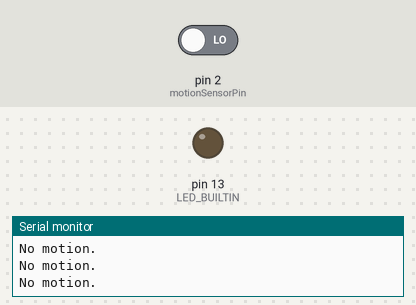
A sketch run on a simulated Arduino Uno, built with avr-gcc and run on an emulated ATmega328P. Parts: output pins drawn as LEDs (lit = HIGH), the last lines printed to the serial monitor. Inputs (shaded band) come from the test bench; at power-on: pin 2 (motionSensorPin) LOW.

Above: at 1.2 s.
1.3 s: pin 2 (motionSensorPin) driven HIGH
At 1.8 s:
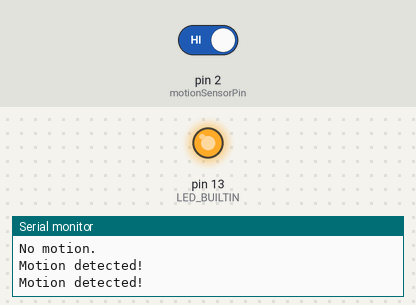
2.9 s: pin 2 (motionSensorPin) driven LOW
At 4.3 s:
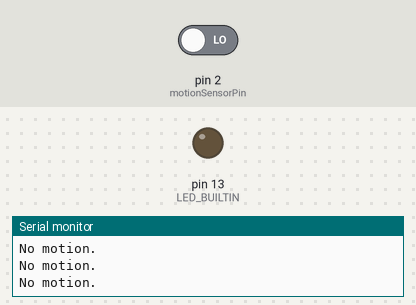
Timing chart, 0 to 5.9 s (numbered marks = the images above; inputs shaded):
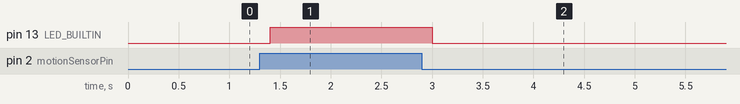

Measured:
- after the input at 1.3 s, pin 13 (LED_BUILTIN): LOW → HIGH after 0.10 s
- after the input at 2.9 s, pin 13 (LED_BUILTIN): HIGH → LOW after 0.10 s

The sketch:

Task1.1P.ino
```cpp
const int motionSensorPin = 2;

void setup() {
    Serial.begin(9600);

    // Set the motion sensor pin as input
    pinMode(motionSensorPin, INPUT);

    // Initialize the built-in LED pin as an output
    pinMode(LED_BUILTIN, OUTPUT);
}

void loop() {
    int sensorState = digitalRead(motionSensorPin);

    if (sensorState == HIGH) {
        // Motion detected
        Serial.println("Motion detected!");
        digitalWrite(LED_BUILTIN, HIGH);  // Turn on the built-in LED
    } else {
        // No motion detected
        Serial.println("No motion.");
        digitalWrite(LED_BUILTIN, LOW);   // Turn off the built-in LED
    }

    // Wait for a short period before reading again
    delay(200);
}
```
